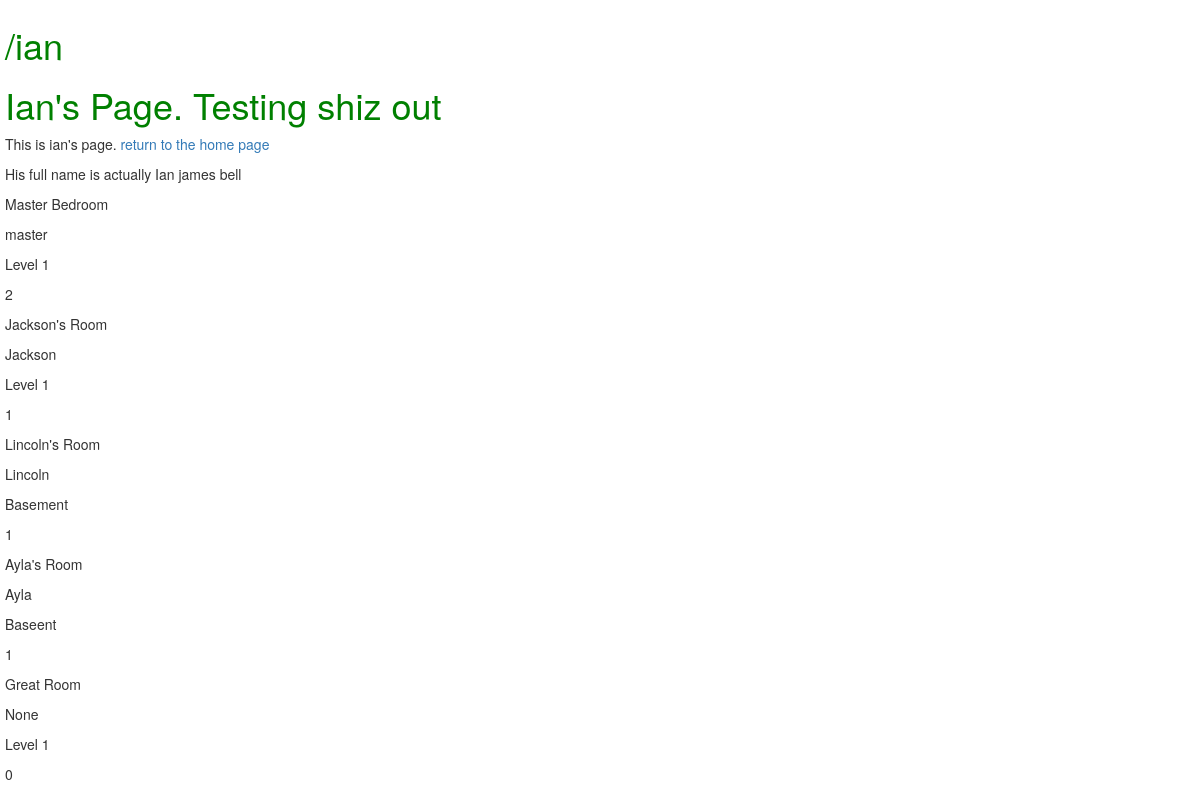
Screenshot of /ian with the database file from the repository.
### acumen/models.py (models this page shows, shortened)
class Room(models.Model):
	name = models.CharField(max_length=50)
	owner = models.CharField(max_length=50)
	level = models.CharField(max_length=50)
	occupants = models.IntegerField()

### acumen/views.py (the view)
# urls.py: path('ian', views.ian),
def ian(request):
	rooms = Room.objects.all()
	context = {
	'middle_name':'james',
	'last_name':'bell',
	'rooms': rooms
	}
	return render(request,'ian.html',context)

### acumen/templates/ian.html (shortened to what this page needs)
{% load staticfiles %}
<!DOCTYPE html>
<html>
<head>
	<link rel="stylesheet" type="text/css" href="{% static 'bootstrap.min.css' %}">
	<link rel="stylesheet" type="text/css" href="{% static 'style.css' %}">
</head>
<body>
	<h1>{{request.get_full_path}}</h1>
	<h1>Ian's Page. Testing shiz out</h1>
	<p>This is ian's page. <a href='/'>return to the home page</a></p>
	<p>His full name is actually
	{% if request.path == '/ian' %}
	Ian
	{% elif request.path == '/tara'  %}
	Tara
	{% endif %}
	{{middle_name}} {{last_name}}</p>
	<div>
	{% for room in rooms %}
		{% if room.name %}
		<p>{{room.name}}</p>
		{% endif %}
		<p>{{room.owner}}</p>
		<p>{{room.level}}</p>
		<p>{{room.occupants}}</p>
	{% endfor %}
	</div>
</body>
</html>

### acumen/static/style.css (style rules this page uses)
h1 { color: green; }
body { padding: 5px; }

### rows the page displays
Room: name "Master Bedroom", owner "master", level "Level 1", occupants "2"
Room: name "Jackson's Room", owner "Jackson", level "Level 1", occupants "1"
Room: name "Lincoln's Room", owner "Lincoln", level "Basement", occupants "1"
Room: name "Ayla's Room", owner "Ayla", level "Baseent", occupants "1"
Room: name "Great Room", owner "None", level "Level 1", occupants "0"

### other values shown
{{ request.get_full_path }} "/ian"
{{ middle_name }} "james"
{{ last_name }} "bell"
